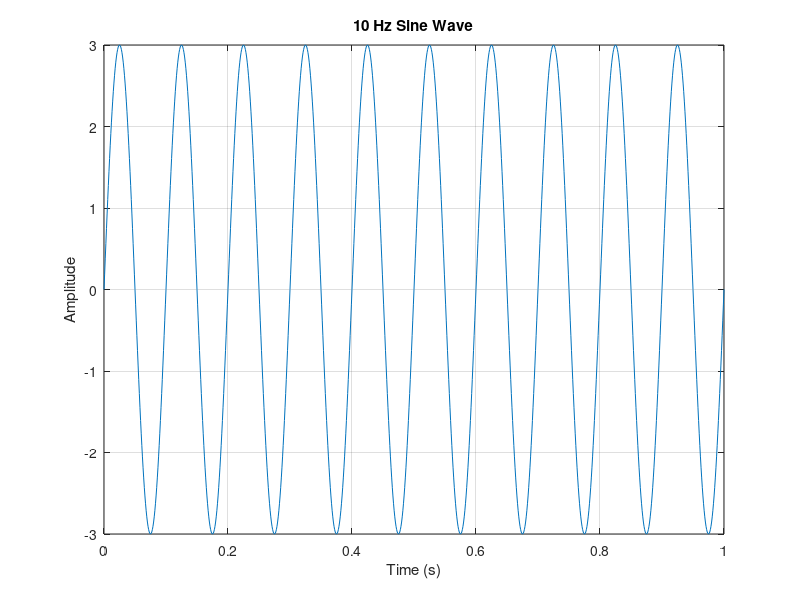

MATLAB code for this plot:
% The equation for a 10 Hz sine wave with an amplitude of 3 is 3sin(2pi(10)t)

t = 0:0.001:1; % Time vector from 0 to 1 second with 1 ms intervals
output = 3 * sin(2 * pi * 10 * t); 
disp(output); 

plot(t, output);
xlabel('Time (s)');
ylabel('Amplitude');
title('10 Hz Sine Wave');
grid on;
